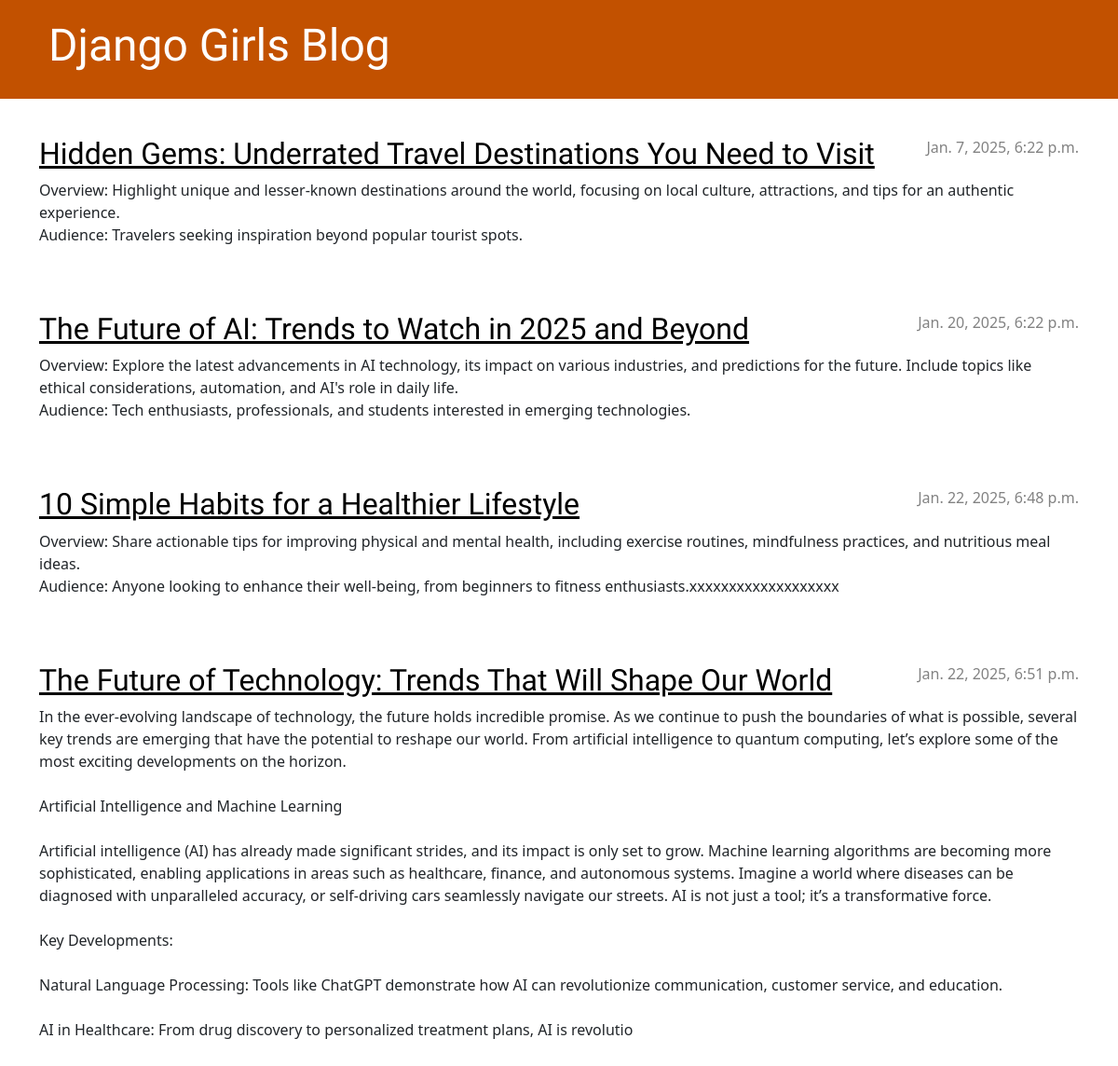
The page / on the database its author committed.
### blog/models.py (models this page shows, shortened)
class Post(models.Model):
    author = models.ForeignKey(settings.AUTH_USER_MODEL, on_delete=models.CASCADE)
    title = models.CharField(max_length=200)
    text = models.TextField()
    created_date = models.DateTimeField(default=timezone.now)
    published_date = models.DateTimeField(blank=True, null=True)

### blog/views.py (the view)
# urls.py: path('', views.post_list, name='post_list'),
def post_list(request):
    posts = Post.objects.filter(published_date__lte=timezone.now()).order_by('published_date')
    return render(request, 'blog/post_list.html', {'posts': posts})

### blog/templates/blog/post_list.html (shortened to what this page needs)
{% extends 'blog/base.html' %}
{% load static %}
{% block content %}
    {% for post in posts %}
        <article class="post">
            <time class="date">
                {{ post.published_date }}
            </time>
            <h2><a href="{% url 'post_detail' pk=post.pk %}">{{ post.title }}</a></h2>
            <p>{{ post.text|linebreaksbr }}</p>
        </article>
    {% endfor %}
{% endblock %}

### blog/templates/blog/base.html (shortened to what this page needs)
{% load static %}
<!DOCTYPE html>
<html>
    <head>
        <link rel="stylesheet" href="https://cdn.jsdelivr.net/npm/bootstrap@5.3.3/dist/css/bootstrap.min.css">
        <link rel="stylesheet" href="{% static 'css/blog.css' %}">
    </head>
    <body>
        <header class="page-header">
            <div class="container">
                <h1><a href="/">Django Girls Blog</a></h1>
            </div>
        </header>
        <main class="content container">
            <div class="row">
                <div class="col">
                    {% block content %}
                    {% endblock %}
                </div>
            </div>
        </main>
    </body>
</html>

### blog/static/css/blog.css (style rules this page uses)
.page-header { background-color: #C25100; margin-top: 0; margin-bottom: 40px; padding: 20px 20px 20px 40px; }
.page-header h1, .page-header h1 a, .page-header h1 a:visited, .page-header h1 a:active { color: #ffffff; font-size: 36pt; text-decoration: none; }
h1, h2, h3, h4 { font-family: 'Lobster', cursive; }
.date { color: #828282; }
.post { margin-bottom: 70px; }
.post h2 a, .post h2 a:visited { color: #000000; }
.post > .date, .post > .actions { float: right; }

### rows shown on the page
Post: published_date "Jan. 7, 2025, 6:22 p.m.", title "Hidden Gems: Underrated Travel Destinations You Need to Visit", text "Overview: Highlight unique and lesser-known destinations around the world, focusing on local culture, attractions, and tips for an authentic experience. Audience: Travelers seeking inspiration beyond popular tourist spots."
Post: published_date "Jan. 20, 2025, 6:22 p.m.", title "The Future of AI: Trends to Watch in 2025 and Beyond", text "Overview: Explore the latest advancements in AI technology, its impact on various industries, and predictions for the future. Include topics like ethical considerations, automation, and AI's role in daily life. Audience: Tech enthusiasts, professionals, and students interested in emerging technologies."
Post: published_date "Jan. 22, 2025, 6:48 p.m.", title "10 Simple Habits for a Healthier Lifestyle", text "Overview: Share actionable tips for improving physical and mental health, including exercise routines, mindfulness practices, and nutritious meal ideas. Audience: Anyone looking to enhance their well-being, from beginners to fitness enthusiasts.xxxxxxxxxxxxxxxxxxx"
Post: published_date "Jan. 22, 2025, 6:51 p.m.", title "The Future of Technology: Trends That Will Shape Our World", text "In the ever-evolving landscape of technology, the future holds incredible promise. As we continue to push the boundaries of what is possible, several key trends are emerging that have the potential to reshape our world. From artificial intelligence to quantum computing, let’s explore some of the most exciting developments on the horizon. Artificial Intelligence and Machine Learning Artificial intelligence (AI) has already made significant strides, and its impact is only set to grow. Machine learning algorithms are becoming more sophisticated, enabling applications in areas such as healthcare, finance, and autonomous systems. Imagine a world where diseases can be diagnosed with unparalleled…"
